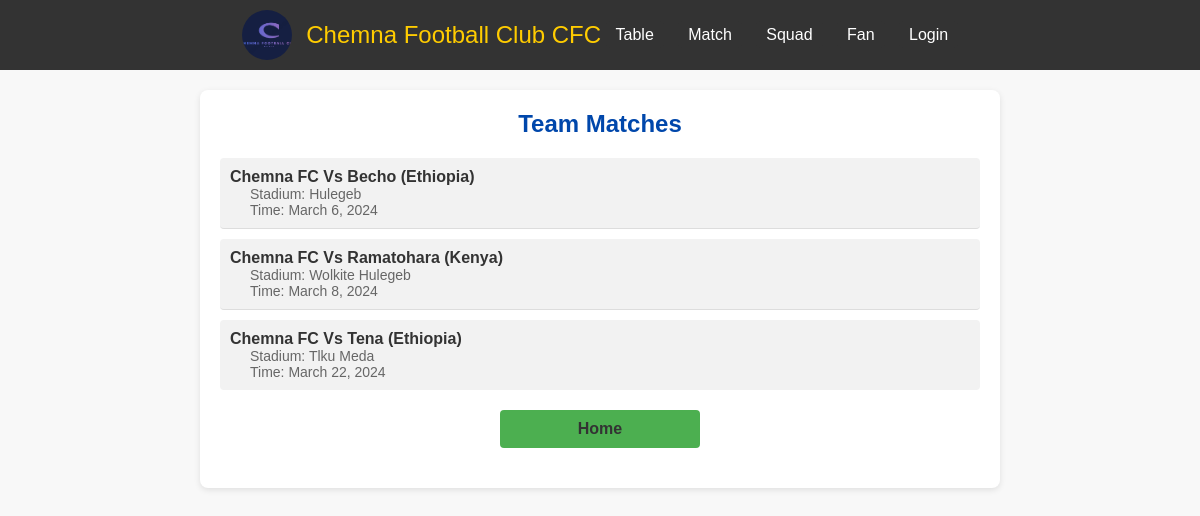
Page /match on the committed database.
### chemnaFC/models.py (models this page shows, shortened)
class Matches(models.Model):
    club_name = models.ForeignKey(Clubs, on_delete=models.CASCADE, null=True)
    date = models.DateField()
    stadium = models.CharField(max_length=200)

class Clubs(models.Model):
    cname = models.CharField( max_length=200)
    cadress = models.OneToOneField(Adress,on_delete=models.CASCADE, null= True)
    ccountry = models.CharField(max_length=150)
    ccompetitions = models.CharField(max_length=150)
    def __str__(self):
       return f"{self.cname} ({self.ccountry})"

### chemnaFC/views.py (the view)
# urls.py: path("match",views.match, name ="match_page"),
def match(request):
    match = Matches.objects.all()
    return render(request , "chemnaFC/match.html", {"match":match})

### chemnaFC/templates/chemnaFC/match.html (shortened to what this page needs)
{% extends "base.html" %}
{% block content %}
<header>
  {% include "chemnaFC/header/header.html" %}
</header>
<div class="team-matches">
  <h3>Team Matches</h3>
  <ul>
    {% for games in match %}
    <li class="game-color">
      <a href="{% url 'single_fan_page' games.pk %}">
        Chemna FC Vs {{ games.club_name|title }}
      </a>
      <div class="game-info">
        <p>Stadium: {{ games.stadium|title }}</p>
        <p>Time: {{ games.date|date }}</p>
      </div>
    </li>
    {% endfor %}
  </ul>
  <a class="home-link" href="{% url 'index_page' %}">Home</a>
</div>
{% endblock %}

### chemnaFC/templates/chemnaFC/header/header.html (style rules this page uses)
* { margin: 0; padding: 0; box-sizing: border-box; }

### chemnaFC/templates/chemnaFC/match.html (style rules this page uses)
body { margin: 0; padding: 0; font-family: Arial, sans-serif; background-color: #f8f8f8; }
.team-matches { max-width: 800px; margin: 20px auto; padding: 20px; background-color: #fff; border-radius: 8px; box-shadow: 0 2px 6px rgba(0, 0, 0, 0.1); animation: slide-up 0.5s ease-in-out; }
.team-matches h3 { color: #0047ab; text-align: center; margin-top: 0; margin-bottom: 20px; font-size: 24px; }
.team-matches ul { list-style: none; padding: 0; margin: 0; }
.team-matches li { padding: 10px; border-bottom: 1px solid #ddd; transition: background-color 0.3s ease-in-out; margin-bottom: 10px; }
.team-matches li:last-child { border-bottom: none; }
.team-matches a { text-decoration: none; color: #333; font-weight: bold; }
.team-matches .game-info { margin-left: 20px; font-size: 14px; color: #666666; }
.game-color { background-color: #f2f2f2; border-radius: 4px; }
.home-link { display: block; width: 100%; max-width: 200px; margin: 20px auto; padding: 10px; background-color: #4CAF50; color: white; text-align: center; border: none; border-radius: 4px; cursor: pointer; text-decoration: none; transition: background-color 0.2s ease-in-out; }

### rows in the picture
Matches: club_name "Becho (Ethiopia)", stadium "Hulegeb", date "March 6, 2024"
Matches: club_name "Ramatohara (Kenya)", stadium "Wolkite Hulegeb", date "March 8, 2024"
Matches: club_name "Tena (Ethiopia)", stadium "Tlku Meda", date "March 22, 2024"
